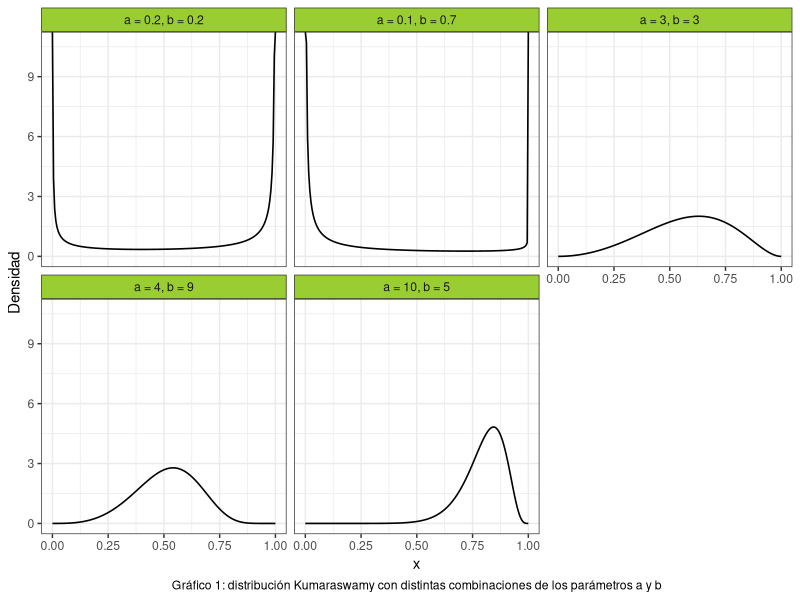
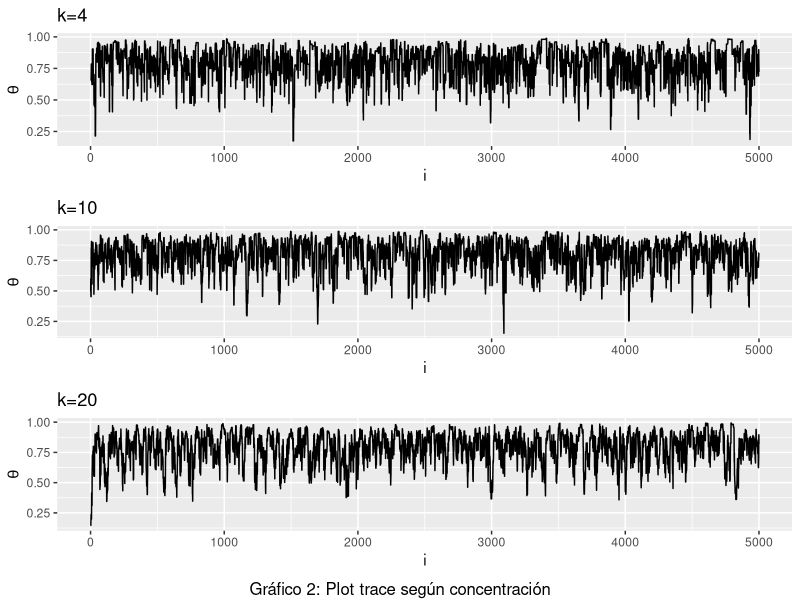
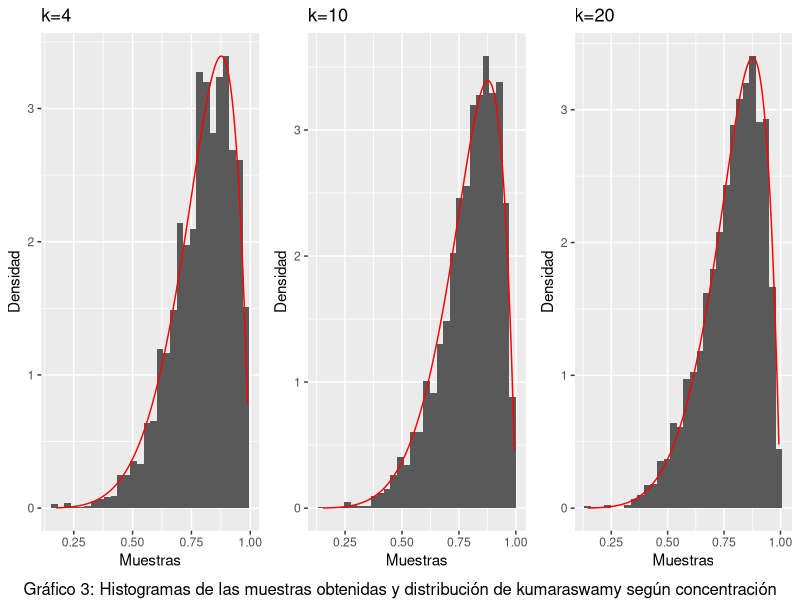
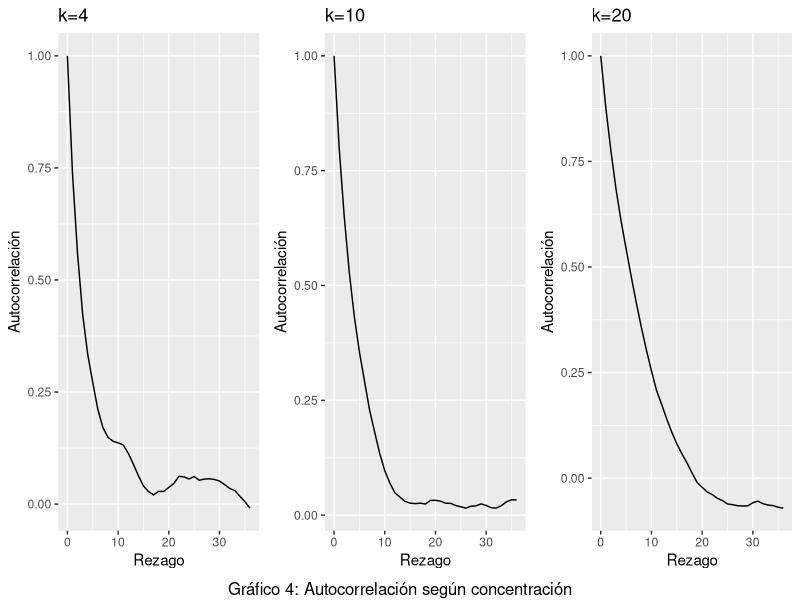
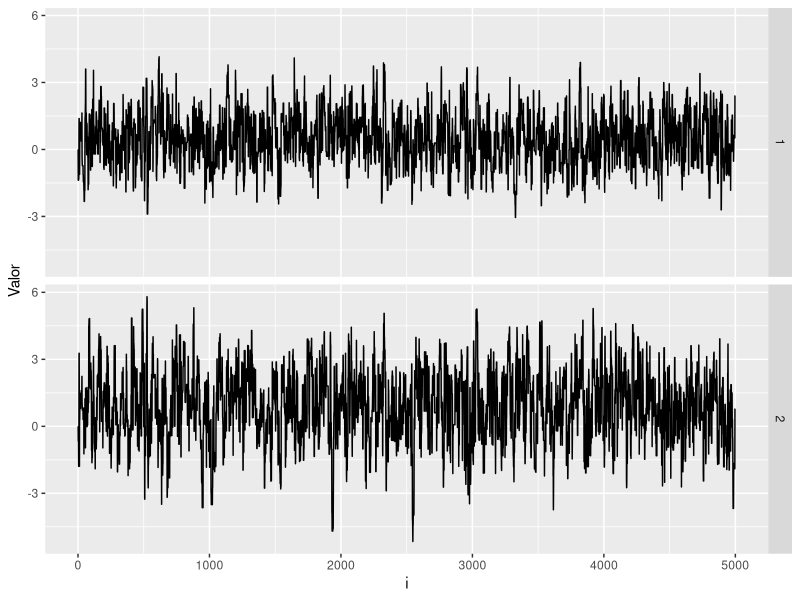
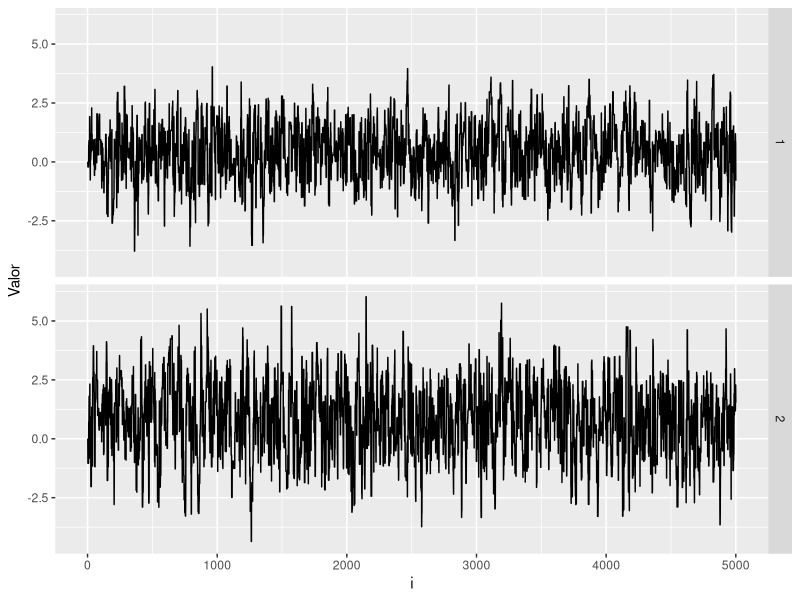
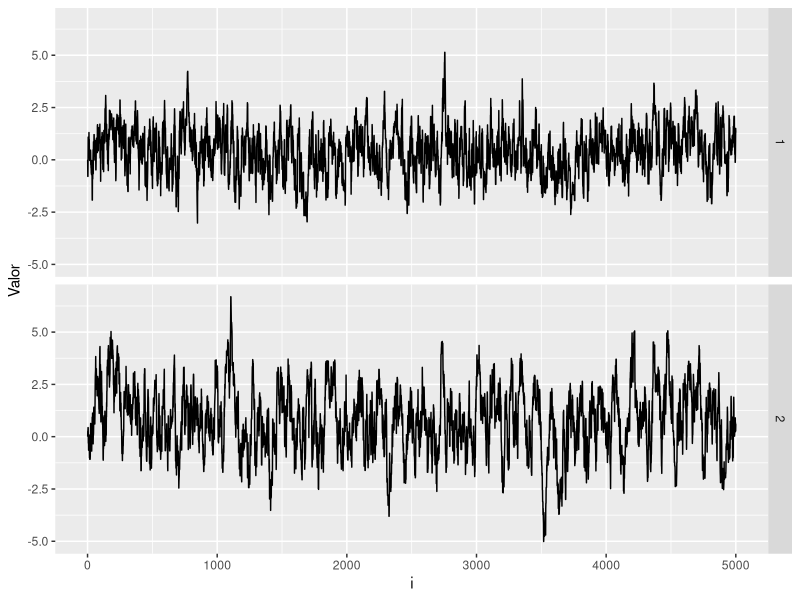
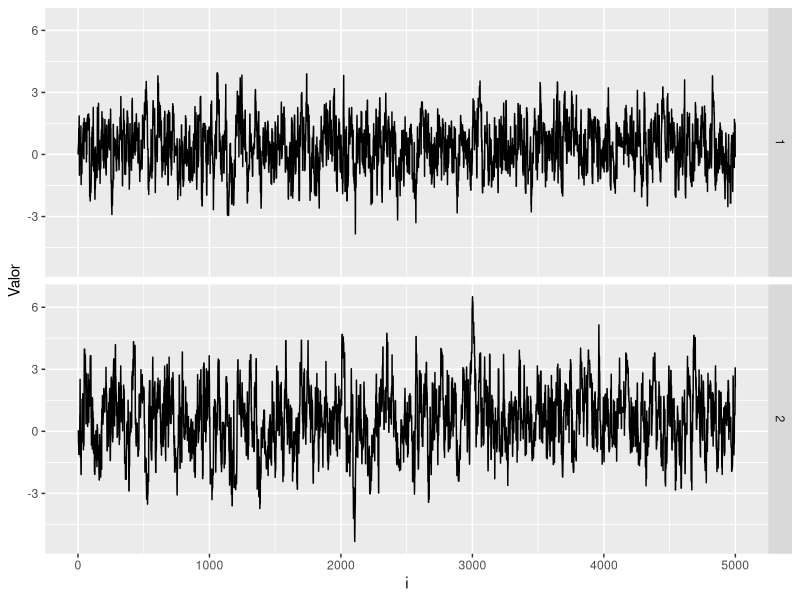

Write the R code that produced these figures, in order.
## ---- chunk 1
#Librerias
library(ggplot2)
library(dplyr)
library(gridExtra)
library(kableExtra)
library(stats)
library(mvtnorm)
set.seed(394)
## ---- chunk 2

cant_saltos <- 0


sample_mh <- function(d_objetivo, r_propuesta, d_propuesta, p_inicial, n) {
  muestras <- matrix(nrow = n, ncol = length(p_inicial))
  muestras[1, ] <- p_inicial
  
  for(i in 2:n) {
    p_actual <- muestras[i-1,]
    p_nuevo <- r_propuesta(p_actual)
    
    f_nuevo <- d_objetivo(p_nuevo)
    f_actual <- d_objetivo(p_actual)
    
    q_actual <- d_propuesta(p_actual, mean = p_nuevo)
    q_nuevo <- d_propuesta(p_nuevo, mean = p_actual)
    
    alpha <- min(1, (f_nuevo/f_actual)*(q_actual/q_nuevo))
    aceptar <- rbinom(1, 1, alpha)
    
    if(aceptar) { 
      muestras[i,] <- p_nuevo
      cant_saltos <- cant_saltos + 1
      
    } else {
      muestras[i,] <- p_actual
    }
  }
  
  if (ncol(muestras) == 1) {
    muestras <- as.vector(muestras)
  } 
  return(list(muestras=muestras,cant_saltos=cant_saltos))
}

## ---- chunk 3
#Punto 2
# Crear grilla para los valores de "x"
grid_n <- 200
x_grid <- seq(0, 1, length.out = grid_n)

kumaraswamy <- function(x, a, b){
  a*b*(x^(a-1))*((1-(x^a))^(b-1))
}

a <- c(0.2, 0.1, 3, 4, 10)
b <- c(0.2, 0.7, 3, 9, 5)


#Creamos un data frame para graficar la distribución de Kumaraswamy:

data1 <- data.frame(
  Funcion = as.factor(rep(1:5, each = grid_n)),
  Densidad = numeric(5 * grid_n),
  Grilla = rep(x_grid, times = 5)
) 

# Completamos el data frame con las densidades:
for(i in 1:5) {
    indices <- seq(from = 1 + (i - 1) * 200, to = 200 + (i - 1) * 200)
    data1$Densidad[indices] <- kumaraswamy(x_grid, a[i], b[i])
}

# Cambiamos las etiquetas de las variables para mejorar el gráfico
levels(data1$Funcion) <- c("a = 0.2, b = 0.2",
                           "a = 0.1, b = 0.7",
                           "a = 3, b = 3",
                           "a = 4, b = 9",
                           "a = 10, b = 5")

ggplot(data = data1, aes(x = Grilla, y = Densidad)) +
  geom_line(size = 0.55) +
  facet_wrap(~Funcion) +
  theme_bw() +
  labs(x = "x",
       caption = "Gráfico 1: distribución Kumaraswamy con distintas combinaciones de los parámetros a y b") + 
  theme(
    strip.background = element_rect(fill = "olivedrab3"),
    plot.caption = element_text(hjust = 0.5)
  )

## ---- chunk 4
#Punto 3
concentracion3 <- c(4,10,20)
tabla3 <- data.frame ( 
  concentracion = rep(concentracion3, each = 5000),
  muestra = numeric(15000)
  )
tasa3 <- numeric(3)

for (i in 1:3) {
#Funciones a usar
d_objetivo3 <- function(x) kumaraswamy(x, 6, 2)
d_propuesta3 <- function(x, mean) dbeta(x, shape1 = mean * concentracion3[i], shape2 = (1-mean) * concentracion3[i])
r_propuesta3 <- function(x) rbeta(1, shape1 = x * concentracion3[i], shape2 = (1-x) * concentracion3[i])
#Donde x hace referencia a mu
n3 <- 5000
p_inicial3 <- rbeta(1,shape1=2,shape2=2)
funcion3 <- sample_mh(d_objetivo3, r_propuesta3, d_propuesta3, p_inicial3, n3)
indices <- seq(from = 1 + (i - 1) * 5000, to = 5000 + (i - 1) * 5000)
tabla3$muestra[indices] <- funcion3$muestras

tasa3[i] <- funcion3$cant_saltos/n3
} 

#Tasa de aceptacion
tabla3_2 <- data.frame(
  Concentracion = c("4","10","20"),
  Tasa_de_aceptacion = tasa3
) %>%
  kable() %>%
  kable_styling(bootstrap_options = c("striped","hover","condensed")) %>%
  add_footnote("Tabla 1: Tasa de aceptación")

print(tabla3_2)
## ---- chunk 5

#Gata peluda junta
# Agrego una columna con el orden de las muestras
tabla3$orden <- rep(1:5000, times = 3)
tabla3$concentracion <- as.factor(tabla3$concentracion) 


# Gráfico con múltiples líneas
grafico3_1 <- ggplot(data = tabla3, aes(x = orden, y = muestra, group = concentracion, color = concentracion)) +
  geom_line() +
  theme_bw() +
  labs(x = "x", y = "y", color = "Group", caption = "Gráfico: Trace plot para las 3 concentraciones") +
  theme(legend.position = "top")  



#Trace plots
plot_trace <- function(x){
  data.frame(x = seq_along(x), y = x) %>% 
    ggplot() +
    geom_line(aes(x = x, y = y))
}

grafico3_2 <- plot_trace(tabla3$muestra[1:5000]) +
              labs(x = "i", y = expression(theta), title = "k=4")
grafico3_3 <- plot_trace(tabla3$muestra[5001:10000]) +
              labs(x = "i", y = expression(theta), title = "k=10")
grafico3_4 <- plot_trace(tabla3$muestra[10001:15000]) +
              labs(x = "i", y = expression(theta), title = "k=20")

grid.arrange(grafico3_2,grafico3_3,grafico3_4, nrow=3, bottom ="Gráfico 2: Plot trace según concentración")
## ---- chunk 6

#Histogramas
plot_hist <- function(x, d_objetivo3) {
  x_seq <- seq(min(x), max(x), length.out = n3)
  df_hist <- data.frame(x = x)
  df_line <- data.frame(x = x_seq, y = d_objetivo3(x_seq))
  
  ggplot(df_hist)+
    geom_histogram(aes(x = x, y =after_stat(density))) +
    geom_line(aes(x = x, y = y), data = df_line, color = "red")
}

grafico3_5 <- plot_hist(tabla3$muestra[1:5000],d_objetivo3) +
  labs (title = "k=4", x = "Muestras", y = "Densidad")
grafico3_6 <- plot_hist(tabla3$muestra[5001:10000],d_objetivo3) +
  labs (title = "k=10", x = "Muestras", y = "Densidad")
grafico3_7 <- plot_hist(tabla3$muestra[10001:15000],d_objetivo3) +
  labs (title = "k=20", x = "Muestras", y = "Densidad")

grid.arrange(grafico3_5,grafico3_6,grafico3_7,nrow=1, bottom = "Gráfico 3: Histogramas de las muestras obtenidas y distribución de kumaraswamy según concentración")

## ---- chunk 7

#Graficos de autocorrelacion
plot_acf <- function(data, title) {
  acf_result <- acf(data, plot = FALSE)
  ggplot() +
    geom_line(aes(y = acf_result$acf, x = acf_result$lag)) +
    labs(title = title, x = "Rezago", y = "Autocorrelación")
}


grafico3_8 <- plot_acf(tabla3$muestra[1:5000], "k=4")
grafico3_9 <- plot_acf(tabla3$muestra[5001:10000], "k=10")
grafico3_10 <- plot_acf(tabla3$muestra[10001:15000], "k=20")

grid.arrange(grafico3_8,grafico3_9,grafico3_10,nrow=1,  bottom = "Gráfico 4: Autocorrelación según concentración") 

## ---- chunk 8
#Punto 4
muestra4_1 <- tabla3$muestra[1:5000]
muestra4_2 <- tabla3$muestra[5001:10000]
muestra4_3 <- tabla3$muestra[10001:15000]

#Calculo de la media y los percentiles 5 y 95 para X:
variable_x <- data.frame(
  Muestra = c("1", "2", "3"),
  Concentración = c("k=4", "k=10", "k=20"),
  Medias =  c(mean(muestra4_1), mean(muestra4_2), mean(muestra4_3)),
  Percentil_5 = c(quantile(muestra4_1, prob = c(0.05)),
                  quantile(muestra4_2, prob = c(0.05)),
                  quantile(muestra4_3, prob = c(0.05))
                  ),
  Percentil_95 = c(quantile(muestra4_1, prob = c(0.95)),
                  quantile(muestra4_2, prob = c(0.95)),
                  quantile(muestra4_3, prob = c(0.95))
                  )
) %>%
  kable() %>%
  kable_styling(bootstrap_options = c("striped","hover","condensed")) %>%
  add_footnote("Tabla 2: Media y percentiles de X")

print(variable_x)


## ---- chunk 9
#Cálculo de la media y los percentiles 5 y 95 para logit(X):
l_m1 <- log((muestra4_1/(1-muestra4_1)))
l_m2 <- log((muestra4_2/(1-muestra4_2)))
l_m3 <- log((muestra4_3/(1-muestra4_3)))



variable_logit_X <- data.frame(
  Muestra = c("1", "2", "3"),
  Concentración = c("k=4", "k=10", "k=20"),
  Medias = c(mean(l_m1), mean(l_m2), mean(l_m3)),
  Percentil_5 = c(quantile(l_m1, prob = c(0.05)),
                  quantile(l_m2, prob = c(0.05)),
                  quantile(l_m3, prob = c(0.05))
                  ),
  Percentil_95 = c(quantile(l_m1, prob = c(0.95)),
                  quantile(l_m2, prob = c(0.95)),
                  quantile(l_m3, prob = c(0.95))
                  )
) %>%
  kable() %>%
  kable_styling(bootstrap_options = c("striped","hover","condensed")) %>%
  add_footnote("Tabla 3: Media y percentiles de logit(X)")


print(variable_logit_X)


## ---- chunk 10
#Paso 7

# Funciones a utilizar

#1.Trace plot
plot_trace <- function(x, y) {
  n <- length(x)
  df <- data.frame(
    x = rep(1:n, 2),
    y = c(x,y),
    dimension = rep(1:2, each = n),
    parametro = factor(rep(1:2, each = n), labels = c("mu[1]", "mu[2]")) 
  )
  
  ggplot(df) + 
    geom_line(aes(x = x, y = y)) +
    facet_grid(rows = vars(dimension)) +
    labs(x = "i", y = "Valor", color = parse(text ="Parámetro"))
}

# Función para calcular el nombre del parámetro
nombre_parametro <- function(num) {
  if (num == 1) {
    return(expression(mu[1]))
  } else {
    return(expression(mu[2]))
  }
}

#2. Cálculo de R sombrero

W <- function(muestras) {
  
  mean(apply(muestras, 2, var))
 
}


B <-  function(muestras, M, S) {
  media_g <- mean(muestras)
  media_cadena <- mean(apply(muestras, 2, mean))
  
  
  b <- (S/(M-1))* sum((media_cadena-media_g)^2)
  #S = cantidad observaciones
  #M = cantidad muestras
  return(b)
}


r_hat <- function(x) {
  S <- nrow(x)
  M <- ncol(x)
  W <- W(x)
  B <- B(x, M, S)
  
  sqrt(((S/(S-1))*W + (1/S)*B)/W)
}

#3. Número efectivo de muestras
n_eff <- function(muestras){
  S <- length(muestras)
  autocorr <- acf(muestras, plot = F, lag = Inf)$acf
  limite <- which((autocorr < 0.001))[1] #sumamos hasta ese valor
  denom <- 1 + 2 * sum(autocorr[2:limite])
  
  S/denom
  
}


n7 <- 5000
funcion7_1 <- function(matriz_cov) {
    d_objetivo7 <- function(x) dmvnorm(x,c(0.4,0.75),matrix(c(1.35,0.4,0.4,2.4),nrow=2))
    d_propuesta7 <- function(x, mean) dmvnorm(x,mean = mean ,sigma = matriz_cov)
    r_propuesta7 <- function(x) rmvnorm(1, mean = x, sigma = matriz_cov)  


funcion7 <- sample_mh(d_objetivo7,r_propuesta7,d_propuesta7,c(0,0),n7)
muestra7 <- funcion7$muestras
grafico7_1 <- plot_trace(muestra7[,1],muestra7[,2])
r_sombrero <- r_hat(muestra7)
n_eff7_1 <- n_eff(muestra7[,1])
n_eff7_2 <- n_eff(muestra7[,2])
 return(list(grafico = grafico7_1, n1 = n_eff7_1, n2 = n_eff7_2, r = r_sombrero,
             muestra7 = muestra7))

}

#Evalucación de diferentes matrices de variancia y covariancia
matriz1 <- funcion7_1(matrix(c(2, 0.5, 0.5, 3), nrow = 2))
matriz2 <- funcion7_1(matrix(c(2, 0, 0, 3), nrow = 2))
matriz3 <- funcion7_1(matrix(c(0.4, 0, 0, 0.4), nrow = 2))
matriz4 <- funcion7_1(matrix(c(1, 0, 0, 1), nrow = 2))
matriz5 <- funcion7_1(matrix(c(5, 0, 0, 6), nrow = 2))

matriz1$grafico
matriz2$grafico
matriz3$grafico
matriz4$grafico
matriz5$grafico

tabla <- data.frame(
  Matriz = c("1", "2", "3", "4", "5"),
  Num_efectivo_p1 = trunc(c(matriz1$n1, matriz2$n1, matriz3$n1, matriz4$n1, matriz5$n1)),
  Num_efectivo_p2 = trunc(c(matriz1$n2, matriz2$n2, matriz3$n2, matriz4$n2, matriz5$n2)),
  R_sombrero = c(matriz1$r, matriz2$r, matriz3$r, matriz4$r, matriz5$r)
)
print(tabla)
#Nos quedariamos con la ultima matriz.
## ---- chunk 11
#Punto 8: se calculan las probabilidades con la última matriz de var y cov.
muestra7 <- as.data.frame(matriz5$muestra7)
colnames(muestra7) <- c("X", "Y")

#Probabilidades estimadas
#Probabilidad n°1:
prob1 <- muestra7 %>% 
  filter(X > 1) %>% 
  count(Y < 0)

prob1$n[2]/(n7)


#Probabilidad n°2:
prob2 <- muestra7 %>% 
  filter(X > 1) %>% 
  count(Y > 2)

prob2$n[2]/(n7)



#Probabilidad n°3:
prob3 <- muestra7 %>% 
  filter(X > 0.4) %>% 
  count(Y > 0.75)

prob3$n[2]/(n7)



#Probabilidades reales:

#Probabilidad n°1:
pmvnorm(lower = c(1, -Inf), upper = c(Inf, 0), 
        mean = c(0.4, 0.75), sigma = matrix(c(1.35, 0.4, 0.4, 2.4), nrow = 2))

#Cómo funcionan "lower" y "upper"? 
#"lower" es un vector que indica los limites inferiores de cada variable: 1 para X y -Infinito para Y; "upper" funciona de manera igual.


#Probabilidad n°2:
pmvnorm(lower = c(1, 2), upper = c(Inf, Inf), 
        mean = c(0.4, 0.75), sigma = matrix(c(1.35, 0.4, 0.4, 2.4), nrow = 2))



#Probabilidad n°3:
pmvnorm(lower = c(0.4, 0.75), upper = c(Inf, Inf), 
        mean = c(0.4, 0.75), sigma = matrix(c(1.35, 0.4, 0.4, 2.4), nrow = 2))


## ---- chunk 12
#Punto 9

p_estrella <- function(x, a, b){
  exp(-((((a - x[1])^2) + b * ((x[2] - x[1])^2))^2))
}



n9 <- 5000

funcion9_1 <- function(matriz_cov) {
    d_objetivo9 <- function(x) p_estrella(x, 0.5, 5)
    d_propuesta9 <- function(x, mean) dmvnorm(x, mean = mean, sigma = matriz_cov)
    r_propuesta9 <- function(x) rmvnorm(1, mean = x, sigma = matriz_cov)  
    
    funcion9 <- sample_mh(d_objetivo9,r_propuesta9,d_propuesta9,c(0,0),n9)
    muestra9 <- funcion9$muestras
    grafico9_1 <- plot_trace(muestra9[,1],muestra9[,2])
    
    n_eff9_1 <- n_eff(muestra9[,1])
    n_eff9_2 <- n_eff(muestra9[,2])
    tasa9 <- funcion9$cant_saltos/n9
    autocorr_1 <- acf(muestra9[,1], plot = F)
    autocorr_2 <- acf(muestra9[,2], plot = F)
    
    return(list(grafico = grafico9_1, n1 = n_eff9_1, n2 = n_eff9_2,
             muestra9 = muestra9, tasa9 = tasa9, autocorr_p1 = autocorr_1,
             autocorr_p2 = autocorr_2))

}


matriz1 <- funcion9_1(matrix(c(0.3, 0.1, 0.1, 0.2), nrow = 2))
matriz2 <- funcion9_1(matrix(c(2, 0, 0, 2), nrow = 2))
matriz3 <- funcion9_1(matrix(c(4, 1, 1, 4), nrow = 2))



grafico9_1_1 <- ggplot()+
  geom_line(aes(y = matriz1$autocorr_p1$acf, x = matriz1$autocorr_p1$lag)) +
  labs (title = "Autocorrelación para 'a' ", x = "Rezago", y = "Autocorrelación")

grafico9_1_2 <- ggplot()+
  geom_line(aes(y = matriz1$autocorr_p2$acf, x = matriz1$autocorr_p2$lag)) +
  labs (title = "Autocorrelación para 'b' ", x = "Rezago", y = "Autocorrelación")


grafico9_2_1 <- ggplot()+
  geom_line(aes(y = matriz2$autocorr_p1$acf, x = matriz2$autocorr_p1$lag)) +
  labs (title = "Autocorrelación para 'a' ", x = "Rezago", y = "Autocorrelación")

grafico9_2_2 <- ggplot()+
  geom_line(aes(y = matriz2$autocorr_p2$acf, x = matriz2$autocorr_p2$lag)) +
  labs (title = "Autocorrelación para 'b' ", x = "Rezago", y = "Autocorrelación")

grafico9_3_1 <- ggplot()+
  geom_line(aes(y = matriz3$autocorr_p1$acf, x = matriz3$autocorr_p1$lag)) +
  labs (title = "Autocorrelación para 'a' ", x = "Rezago", y = "Autocorrelación")


grafico9_3_2 <- ggplot()+
  geom_line(aes(y = matriz3$autocorr_p2$acf, x = matriz3$autocorr_p2$lag)) +
  labs (title = "Autocorrelación para 'b' ", x = "Rezago", y = "Autocorrelación")
## ---- chunk 13
grid.arrange(matriz1$grafico, matriz3$grafico, ncol= 2)

tasas <- data.frame(
  Matriz = c("1", "2", "3"),
  Tasa = c(matriz1$tasa9, matriz2$tasa9, matriz3$tasa9)
)


grid.arrange(grafico9_1_1, grafico9_2_1, grafico9_3_1, ncol = 3)
grid.arrange(grafico9_1_2, grafico9_2_2, grafico9_3_2, ncol = 3)
## ---- chunk 14
#Punto 10
muestra9 <- as.data.frame(matriz1$muestra9)
colnames(muestra9) <- c("X", "Y")

#Probabilidades estimadas
#Probabilidad n°1:
prob1 <- muestra9 %>% 
  filter(X > 0 & X < 1 ) %>% 
  count(Y < 1 & Y > 0)

prob1$n[2]/(n9)



#Probabilidad n°2:
prob2 <- muestra9 %>% 
  filter(X > -1 & X < 0 ) %>% 
  count(Y < 1 & Y > 0)

prob2$n[2]/(n9)




#Probabilidad n°3:
prob3 <- muestra9 %>% 
  filter(X > 1 & X < 2 ) %>% 
  count(Y < 3 & Y > 2)

prob3$n[2]/(n9)
## ---- chunk 15
# Punto 11
# Calculo P(0<X1<1, 0<X2<1)

k <- 10000
u <- matrix(runif(k*2), ncol = 2)
p_estrella_eval <- numeric(k)

for (i in 1:k) {
  p_estrella_eval[i] <- p_estrella(u[i,], 0.5, 5)
}

rdo_prob1 <- mean(p_estrella_eval)

# Calculo P(-1<X1<0, 0<X2<1)

u <- matrix(c(runif(k, min = -1, max = 0),
              runif(k, min = 0, max = 1)),
            ncol = 2)

for (i in 1:k) {
  p_estrella_eval[i] <- p_estrella(u[i,], 0.5, 5)
}

rdo_prob2 <- mean(p_estrella_eval)

# Calculo P(1<X1<2, 2<X2<3)

u <- matrix(c(runif(k, min = 1, max = 2),
              runif(k, min = 2, max = 3)),
            ncol = 2)

for (i in 1:k) {
  p_estrella_eval[i] <- p_estrella(u[i,], 0.5, 5)
}

rdo_prob3 <- mean(p_estrella_eval)
